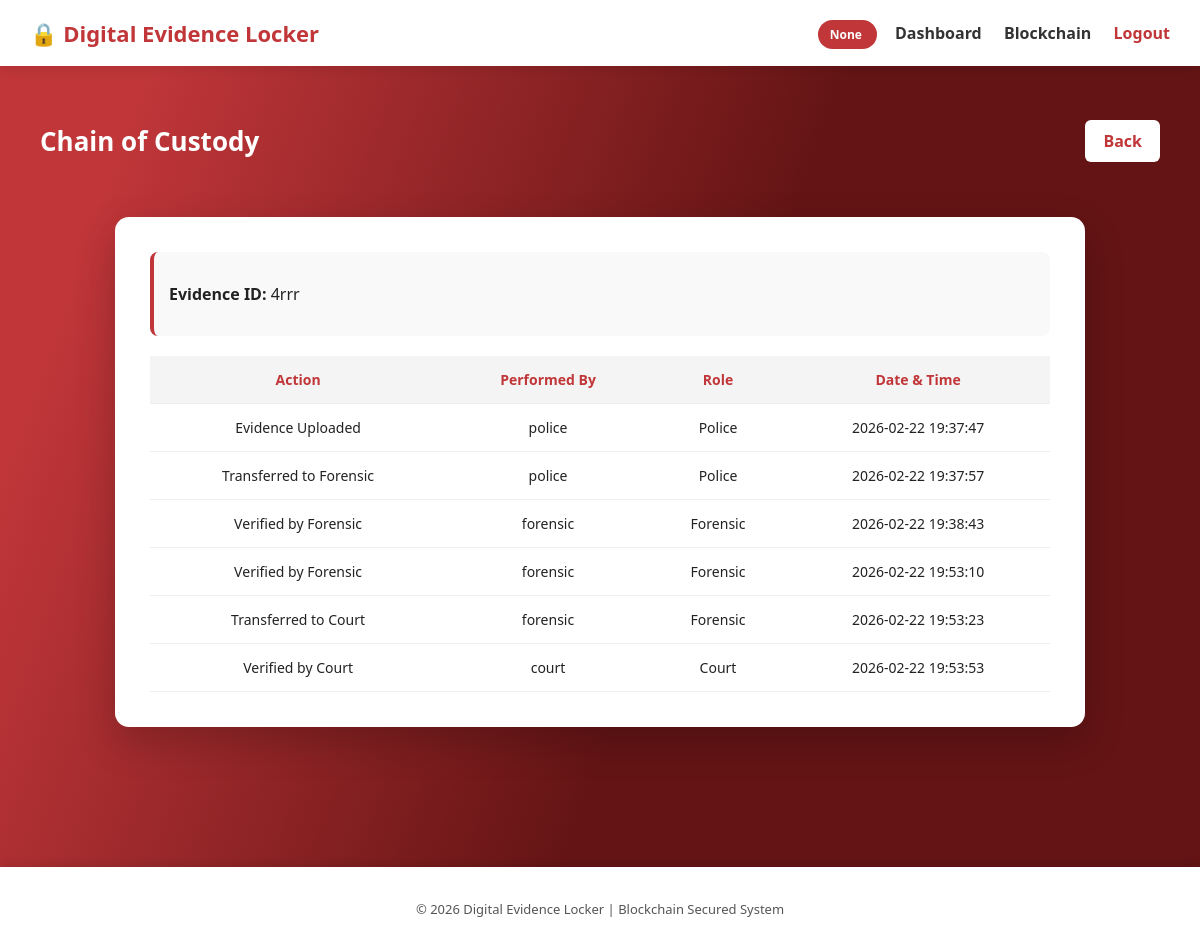
The app's page /chain/4rrr (signed in) with its own data.
### tables this page shows
CREATE TABLE custody (
            id INTEGER PRIMARY KEY AUTOINCREMENT,
            evidence_id TEXT,
            action TEXT,
            performed_by TEXT,
            role TEXT,
            timestamp TEXT
        );

### app.py (the view)
@app.route("/chain/<evidence_id>")
def chain(evidence_id):
    if "username" not in session:
        return redirect("/")
    history = fetch_custody(evidence_id)
    return render_template("chain.html", history=history, evidence_id=evidence_id)

### database.py (called while the page is built)
def fetch_custody(evidence_id):
    conn = sqlite3.connect(DB_NAME)
    cur = conn.cursor()
    cur.execute("""
        SELECT action, performed_by, role, timestamp
        FROM custody
        WHERE evidence_id=?
        ORDER BY id ASC
    """, (evidence_id,))
    rows = cur.fetchall()
    conn.close()
    return rows

### templates/chain.html
{% extends "base.html" %}
{% block content %}
<div class="dashboard-header">
  <h1>Chain of Custody</h1>
  <a href="{{ url_for('dashboard') }}" class="primary-btn">Back</a>
</div>
<div class="card chain-card">
  <div class="chain-header">
    <p><strong>Evidence ID:</strong> {{ evidence_id }}</p>
  </div>
  <table class="chain-table">
    <thead>
      <tr>
        <th>Action</th>
        <th>Performed By</th>
        <th>Role</th>
        <th>Date & Time</th>
      </tr>
    </thead>
    <tbody>
      {% for row in history %}
      <tr>
        <td>{{ row[0] }}</td>
        <td>{{ row[1] }}</td>
        <td>{{ row[2] }}</td>
        <td>{{ row[3] }}</td>
      </tr>
      {% endfor %}
    </tbody>
  </table>
</div>
{% endblock %}

### static/style.css (style rules this page uses)
body { margin: 0; font-family: "Segoe UI", Arial, sans-serif; background-image: linear-gradient( 109.6deg, rgba(192,54,57,1) 11.2%, rgba(100,20,21,1) 56.8% ); min-height: 100vh; color: #222; }
.card { background: #ffffff; padding: 35px; max-width: 480px; margin: 80px auto; border-radius: 14px; box-shadow: 0 15px 40px rgba(0,0,0,0.2); }
table { width: 100%; border-collapse: collapse; font-size: 14px; }
th, td { padding: 14px; text-align: center; border-bottom: 1px solid #eee; }
th { background: #f4f4f4; color: #c03639; font-weight: bold; }
.dashboard-header { display: flex; justify-content: space-between; align-items: center; margin-bottom: 25px; }
.dashboard-header h1 { color: #ffffff; font-size: 26px; }
.primary-btn { background: #ffffff; color: #c03639; padding: 10px 18px; border-radius: 6px; text-decoration: none; font-weight: 600; transition: 0.3s; }
.chain-card { max-width: 900px; margin: 40px auto; }
.chain-header { background: #f9f9f9; padding: 15px; border-radius: 8px; margin-bottom: 20px; border-left: 4px solid #c03639; }
.chain-table th { background: #f4f4f4; color: #c03639; font-weight: bold; }
.chain-table td { font-size: 14px; }

### records on screen
custody: action "Evidence Uploaded", performed_by "police", role "Police", timestamp "2026-02-22 19:37:47"
custody: action "Transferred to Forensic", performed_by "police", role "Police", timestamp "2026-02-22 19:37:57"
custody: action "Verified by Forensic", performed_by "forensic", role "Forensic", timestamp "2026-02-22 19:38:43"
custody: action "Verified by Forensic", performed_by "forensic", role "Forensic", timestamp "2026-02-22 19:53:10"
custody: action "Transferred to Court", performed_by "forensic", role "Forensic", timestamp "2026-02-22 19:53:23"
custody: action "Verified by Court", performed_by "court", role "Court", timestamp "2026-02-22 19:53:53"

### other values on screen
{{ session.get("role") }} "None"
{{ evidence_id }} "4rrr"
{{ 2026 }} "2026"
